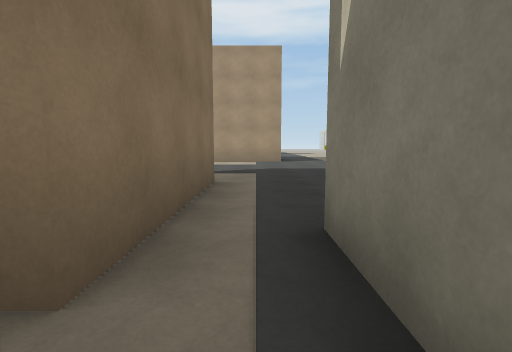
view 1 (above)

24 first-person views from a walk through a 3-D level made in the Unity game engine. The camera is 1.2 m above the floor, tilts 6° down and sees 85° across. The floor is counted in squares, 2 m on a side. Each view is taken from the middle of a square. On the plan, view 1 faces up. The plan holds only what a view shows up to about 9 squares ahead; the rest is blank. The place goes on beyond the plan. The player is left out.

view 2
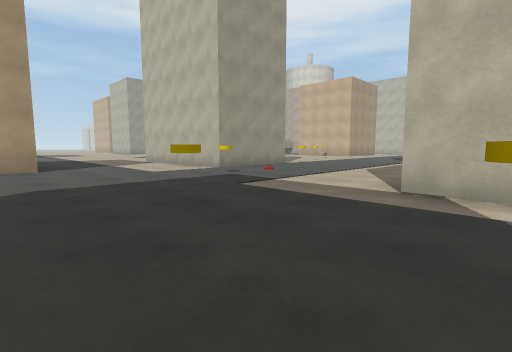

view 3
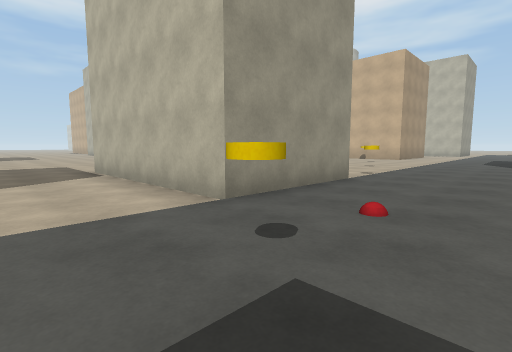

view 4
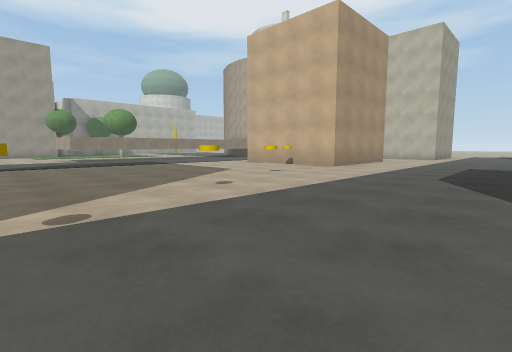

view 5
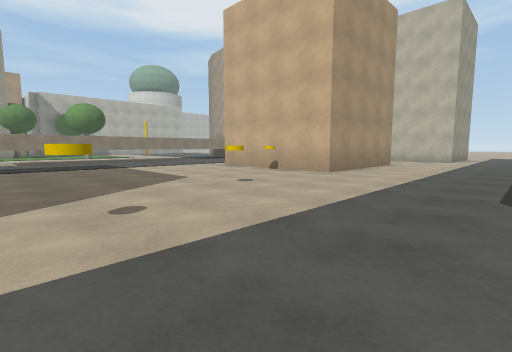

view 6
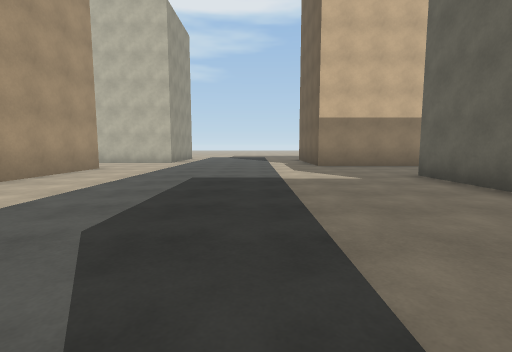

view 7
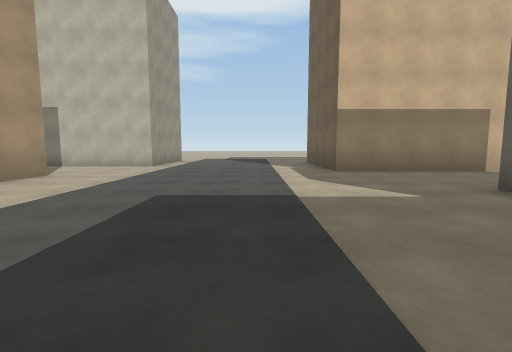

view 8
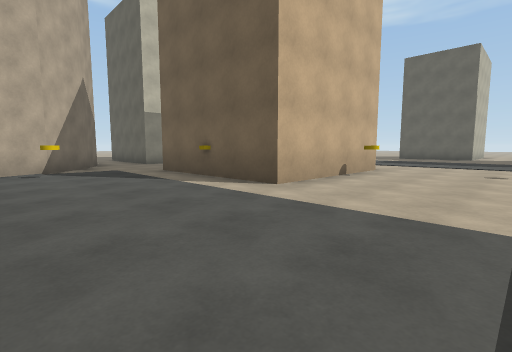

view 9
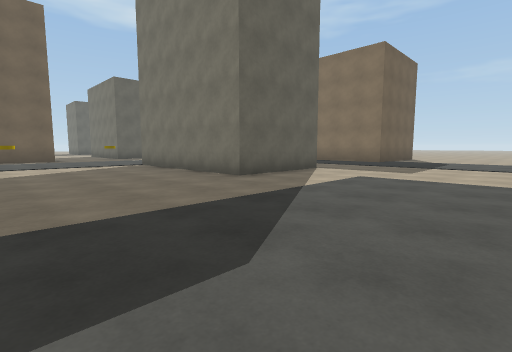

view 10
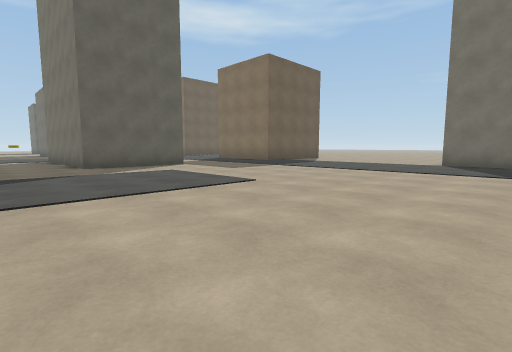

view 11
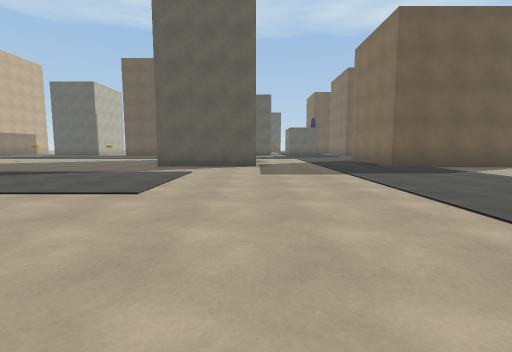

view 12
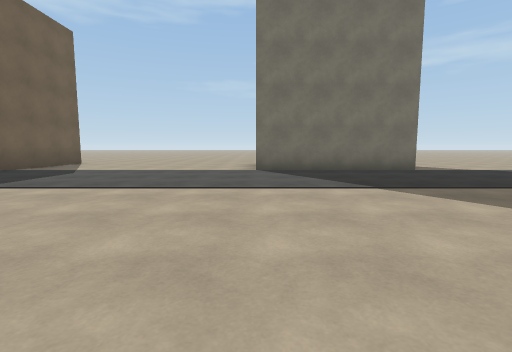

view 13
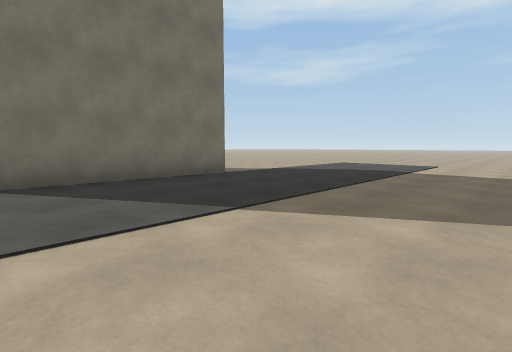

view 14
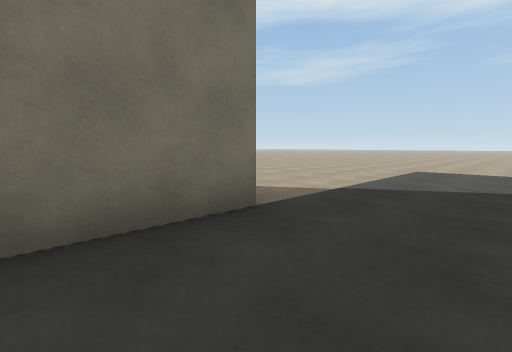

view 15
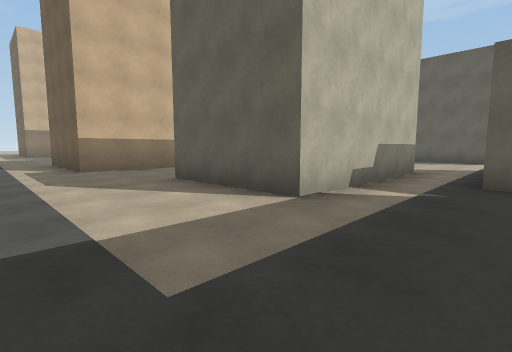

view 16
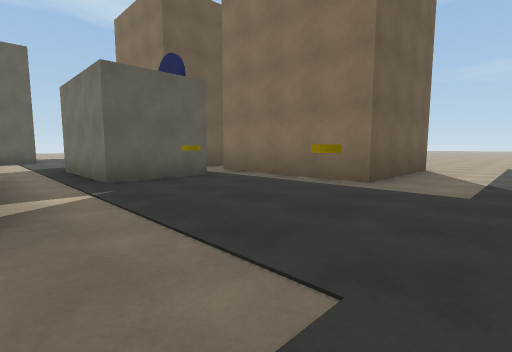

view 17
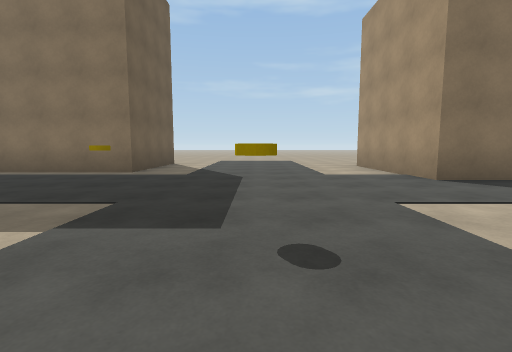

view 18
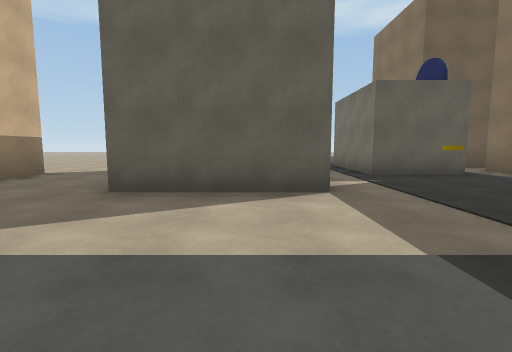

view 19
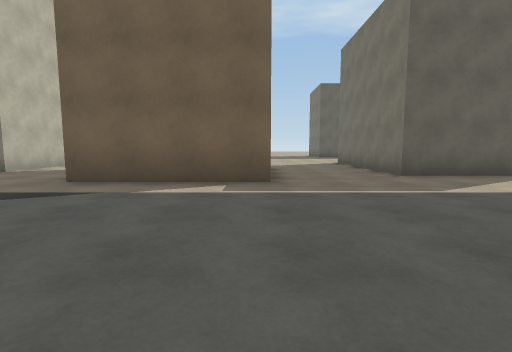

view 20
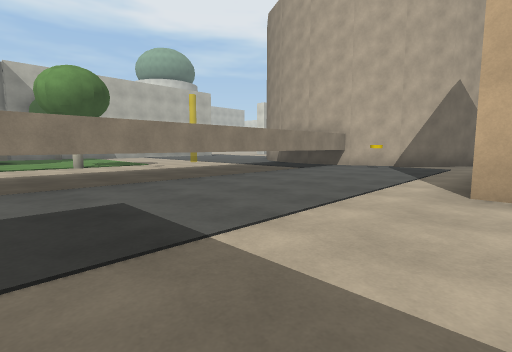

view 21
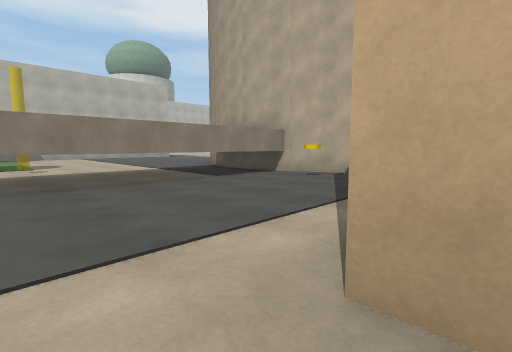

view 22
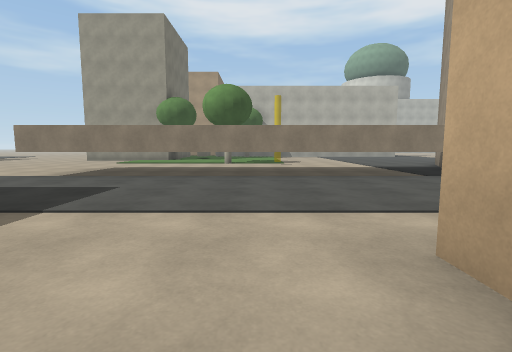

view 23
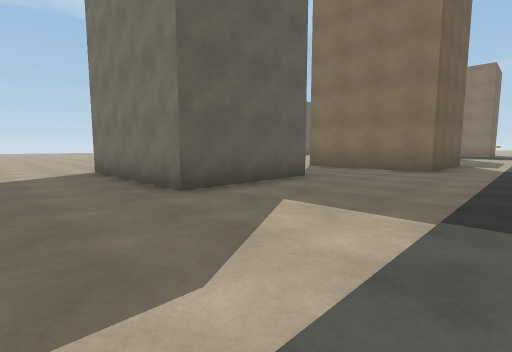

view 24
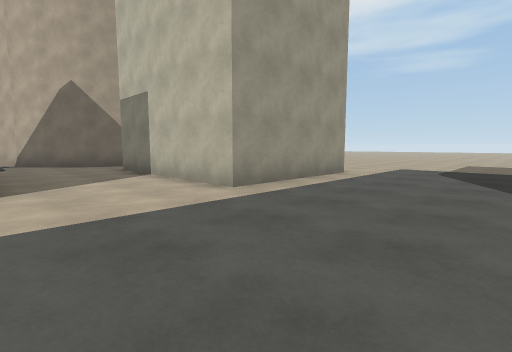

### Floor plan
Key: @ floor where view 1 was taken; # wall or solid block; . floor; O other object.
Columns run from 2 left of view 1 to 24 right of it. Each row starts with its distance up from view 1.
 34   ..
 33  ...
 32 .....
 31 .......
 30 ........
 29 ........
 28 ........
 27 ........
 26 ........
 25   #.....        .. ..
 24   #.....       ..O.....
 23   #.....................#
 22   #.....................#
 21   #...........         ##
 20 ..............####  #####
 19 ........................#
 18 ........................##
 17 .........................##
 16 ...........................
 15 ...................#####...
 14 ####...####........#    ..#
 13 ####...#  #........#    ..#
 12 ####...#  #........#####..#
 11 .......#  #...............#
 10 .......#  #................
  9 ...........................
  8 ...........................
  7 ...........................
  6 ...........................
  5 ##..........####........###
  4  #....####..#  #........#
  3  #....#  #..#  #..####..#
  2  #.##.#  #..#  #. #  #..#
  1  #.##.#  #...     #  #..#
  0  .@ #.#    ...       #..
 -1 ##  #..     ..       ...
 -2     ...              ...
 -3     ...              ..
 -4      ..              ..

Positions as (right, up) in squares from view 1, and headings:
1: (0, 0), facing up
2: (0, 3), facing up-right
3: (3, 7), facing up-right
4: (9, 7), facing up-right
5: (11, 8), facing up-right
6: (13, 7), facing right
7: (15, 7), facing right
8: (14, 19), facing down-right
9: (12, 19), facing down-left
10: (10, 23), facing down-left
11: (5, 23), facing down
12: (7, 21), facing left
13: (5, 21), facing up-left
14: (2, 23), facing up-left
15: (2, 7), facing down-right
16: (4, 7), facing down-left
17: (6, 8), facing left
18: (5, 8), facing down
19: (10, 10), facing down
20: (13, 15), facing up-right
21: (16, 15), facing up-right
22: (16, 14), facing up
23: (21, 7), facing down-left
24: (21, 7), facing up-right
